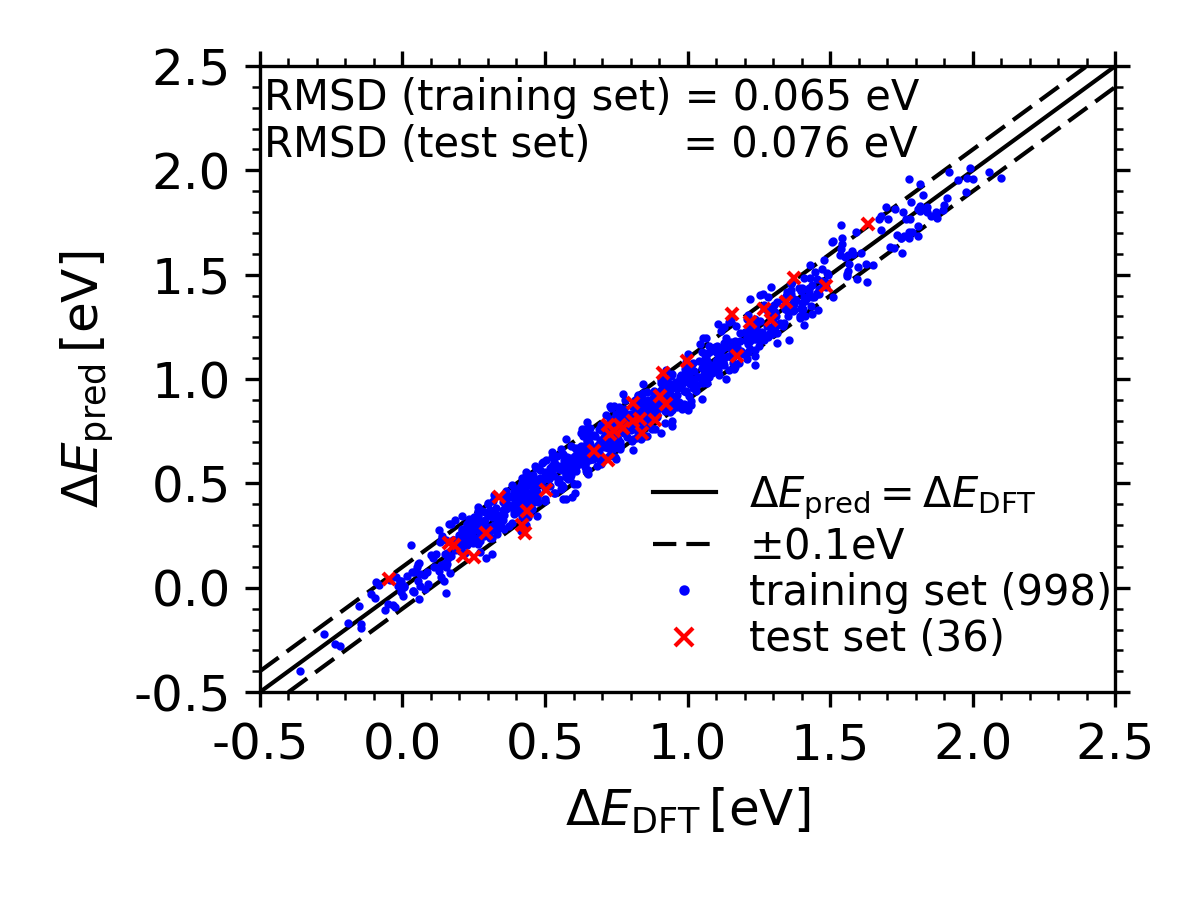

Recreate this plot in Python.
'''plot DFT vs predicted OH adsorption energies'''

import numpy as np
import matplotlib.pyplot as plt
from matplotlib.ticker import MultipleLocator, FormatStrFormatter

# location and name of csv files with training and test adsorption energies
csvTrainDFT = '../3_DFT_histogram/O_train.csv'
csvTestDFT = '../3_DFT_histogram/O_test.csv'
csvTrainPred = 'O_train_pred.csv'
csvTestPred = 'O_test_pred.csv'

# load training adsorption energies
ETrainDFT = np.loadtxt(csvTrainDFT, usecols=-1, delimiter=',')
ETrainPred = np.loadtxt(csvTrainPred, usecols=0, delimiter=',')

# load test adsorption energies
ETestDFT = np.loadtxt(csvTestDFT, usecols=-1, delimiter=',')
ETestPred = np.loadtxt(csvTestPred, usecols=0, delimiter=',')

# initiate figure
fig, ax = plt.subplots(figsize=(4, 3))

# start and end of adsorption energies to plot
start, stop = -0.5, 2.5

# plot fontsize
fs = 12

# plot solid diagonal line
ax.plot([start,stop],[start,stop], 'k-', linewidth=1.0,
		label=r'$\Delta E_{\mathrm{pred}} = \Delta E_{\mathrm{DFT}}$')

# plot dashed diagonal lines 0.1 eV above and below solid diagonal line
pm = 0.1
ax.plot([start,stop],[start+pm, stop+pm], 'k--', linewidth=1.0,
label=r'$\pm %.1f \mathrm{eV}$'%pm)
ax.plot([start+pm,stop],[start,stop-pm], 'k--', linewidth=1.0)

## training set ##
# Root mean square deviation (RMSD) between DFT and predicted energies
RMSD = np.sqrt( sum( (ETrainPred - ETrainDFT)**2 ) / len(ETrainPred) )

# show RMSD as text in the plot
txtTrain = 'RMSD (training set)'
ax.text(0.005,0.93,'%s = %.3f eV'%(txtTrain, RMSD), transform=ax.transAxes, fontsize=10)

## test set ##
# Root mean square deviation (RMSD) between DFT and predicted energies
RMSD = np.sqrt( sum( (ETestPred - ETestDFT)**2 ) / len(ETestPred) )

# show RMSD as text in the plot
txtTest = 'RMSD (test set)'
ax.text(0.005,0.93-0.075,'%-21s = %.3f eV'%(txtTest, RMSD), transform=ax.transAxes, fontsize=10)

# number of training and test samples
nTrain = len(ETrainPred)
nTest = len(ETestPred)

# plot training DFT vs predicted adsorption energies
ax.plot(ETrainDFT, ETrainPred, 'b.', markersize=2, label='training set (%d)'%nTrain)

# plot test DFT vs predicted adsorption energies
ax.plot(ETestDFT, ETestPred, 'rx', markersize=3, label='test set (%d)'%nTest)

# set legend style
plt.rc('legend', **{'fontsize':fs})
ax.legend(loc='right', bbox_to_anchor=(1.04, 0.2), fontsize=10,
		  markerscale=1.5, frameon=False, labelspacing=0.1,
		  handlelength=1.5)


# set style of labels
plt.xlabel(r'$\Delta E_{\mathrm{DFT}} \, [\mathrm{eV}]$', fontsize=fs)
plt.ylabel(r'$\Delta E_{\mathrm{pred}} \, [\mathrm{eV}]$', fontsize=fs)
ax.set_xlim((start, stop))
ax.set_ylim((start, stop))

# specify style of ticks
majorTick, minorTick, tickFormat = 0.5, 0.1, '%.1f'

majorLocator = MultipleLocator(majorTick)
majorFormatter = FormatStrFormatter(tickFormat)
minorLocator = MultipleLocator(minorTick)

ax.xaxis.set_major_locator(majorLocator)
ax.xaxis.set_major_formatter(majorFormatter)
ax.xaxis.set_minor_locator(minorLocator)

ax.yaxis.set_major_locator(majorLocator)
ax.yaxis.set_major_formatter(majorFormatter)
ax.yaxis.set_minor_locator(minorLocator)

for xTick,yTick in zip(ax.xaxis.get_major_ticks(), ax.yaxis.get_major_ticks()):
	xTick.label.set_fontsize(fs)
	yTick.label.set_fontsize(fs) 
ax.xaxis.label.set_fontsize(fs)
ax.yaxis.label.set_fontsize(fs)

ax.tick_params(which='both', top=True, right=True)
		
plt.tight_layout()

# save image
plt.savefig('O_DFT_vs_pred.png', dpi=300)